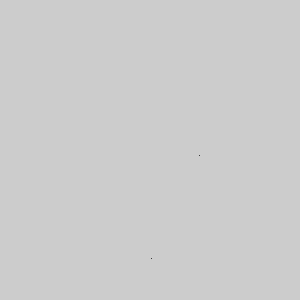
Frame 1 (no input)
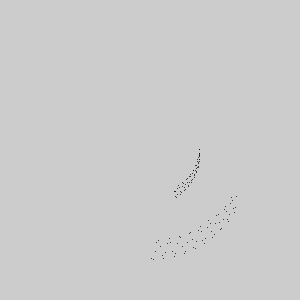
Frame 60 (the mouse pressed at the canvas centre just before this capture)
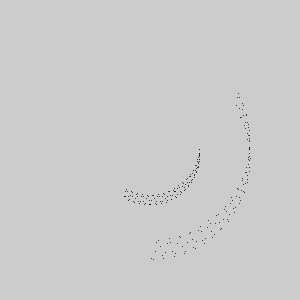
Frame 120 (the mouse held since frame 60 and released just before this capture)

The Processing sketch that drew these frames (run headless with seeded random() and noise(); from frame 60 on, the mouse is pressed at the canvas centre):

// Processing sketch: ejercicio16descartado
// ── ejercicio16descartado.pde
int x;
void setup()
{
  size(300,300);
  strokeWeight(1);
  smooth();
}

void draw()
{
  //if (x<360) {x++;}
  x++;
  pushMatrix();
  translate(width/2,height/2);// bring zero point to the center 
  stroke(0);
  point (sin(radians(x))*100,cos(radians(x))*100 + sin(x)*10);
  point (cos(radians(x))*50,sin(radians(x))*50 + sin(x)*5);
  //point (sin(radians(x))*25,cos(radians(x))*25);
  stroke(255);
  //point (sin(radians(x))*50,cos(radians(x))*25);//<ellipse
  popMatrix();
}
